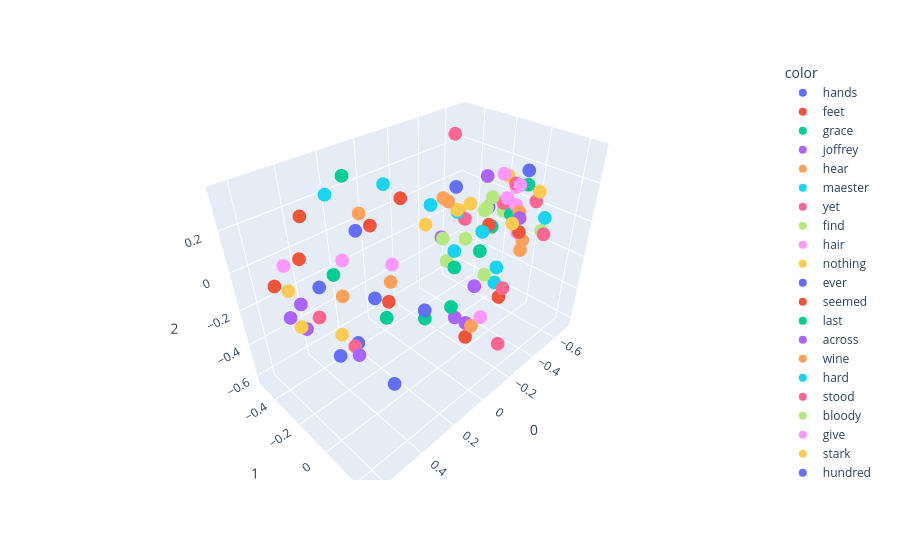

Notebook cell for this chart:
### Code cell
import plotly.express as px
fig = px.scatter_3d(X[200:300],x=0,y=1,z=2, color=y[200:300])
fig.show()

### Figure 1 — Plotly figure (JSON) as saved in the notebook; plotly's stock layout.template omitted (floating-point values rounded to 4 significant figures)
{"data": [{"hovertemplate": "color=hands<br>0=%{x}<br>1=%{y}<br>2=%{z}<extra></extra>", "legendgroup": "hands", "marker": {"color": "#636efa", "symbol": "circle"}, "mode": "markers", "name": "hands", "scene": "scene", "showlegend": true, "type": "scatter3d", "x": [0.5418], "y": [-0.09556], "z": [0.09155]}, {"hovertemplate": "color=feet<br>0=%{x}<br>1=%{y}<br>2=%{z}<extra></extra>", "legendgroup": "feet", "marker": {"color": "#EF553B", "symbol": "circle"}, "mode": "markers", "name": "feet", "scene": "scene", "showlegend": true, "type": "scatter3d", "x": [0.63], "y": [-0.268], "z": [0.05089]}, {"hovertemplate": "color=grace<br>0=%{x}<br>1=%{y}<br>2=%{z}<extra></extra>", "legendgroup": "grace", "marker": {"color": "#00cc96", "symbol": "circle"}, "mode": "markers", "name": "grace", "scene": "scene", "showlegend": true, "type": "scatter3d", "x": [-0.5792], "y": [0.01609], "z": [0.1569]}, {"hovertemplate": "color=joffrey<br>0=%{x}<br>1=%{y}<br>2=%{z}<extra></extra>", "legendgroup": "joffrey", "marker": {"color": "#ab63fa", "symbol": "circle"}, "mode": "markers", "name": "joffrey", "scene": "scene", "showlegend": true, "type": "scatter3d", "x": [-0.4012], "y": [0.1058], "z": [0.08426]}, {"hovertemplate": "color=hear<br>0=%{x}<br>1=%{y}<br>2=%{z}<extra></extra>", "legendgroup": "hear", "marker": {"color": "#FFA15A", "symbol": "circle"}, "mode": "markers", "name": "hear", "scene": "scene", "showlegend": true, "type": "scatter3d", "x": [-0.4014], "y": [-0.362], "z": [0.01429]}, {"hovertemplate": "color=maester<br>0=%{x}<br>1=%{y}<br>2=%{z}<extra></extra>", "legendgroup": "maester", "marker": {"color": "#19d3f3", "symbol": "circle"}, "mode": "markers", "name": "maester", "scene": "scene", "showlegend": true, "type": "scatter3d", "x": [-0.0988], "y": [0.1351], "z": [0.1528]}, {"hovertemplate": "color=yet<br>0=%{x}<br>1=%{y}<br>2=%{z}<extra></extra>", "legendgroup": "yet", "marker": {"color": "#FF6692", "symbol": "circle"}, "mode": "markers", "name": "yet", "scene": "scene", "showlegend": true, "type": "scatter3d", "x": [-0.4318], "y": [-0.2371], "z": [-0.06935]}, {"hovertemplate": "color=find<br>0=%{x}<br>1=%{y}<br>2=%{z}<extra></extra>", "legendgroup": "find", "marker": {"color": "#B6E880", "symbol": "circle"}, "mode": "markers", "name": "find", "scene": "scene", "showlegend": true, "type": "scatter3d", "x": [-0.6145], "y": [-0.2572], "z": [-0.09706]}, {"hovertemplate": "color=hair<br>0=%{x}<br>1=%{y}<br>2=%{z}<extra></extra>", "legendgroup": "hair", "marker": {"color": "#FF97FF", "symbol": "circle"}, "mode": "markers", "name": "hair", "scene": "scene", "showlegend": true, "type": "scatter3d", "x": [0.6016], "y": [-0.22], "z": [0.1551]}, {"hovertemplate": "color=nothing<br>0=%{x}<br>1=%{y}<br>2=%{z}<extra></extra>", "legendgroup": "nothing", "marker": {"color": "#FECB52", "symbol": "circle"}, "mode": "markers", "name": "nothing", "scene": "scene", "showlegend": true, "type": "scatter3d", "x": [-0.5481], "y": [-0.3737], "z": [-0.1189]}, {"hovertemplate": "color=ever<br>0=%{x}<br>1=%{y}<br>2=%{z}<extra></extra>", "legendgroup": "ever", "marker": {"color": "#636efa", "symbol": "circle"}, "mode": "markers", "name": "ever", "scene": "scene", "showlegend": true, "type": "scatter3d", "x": [-0.6895], "y": [-0.2887], "z": [-0.119]}, {"hovertemplate": "color=seemed<br>0=%{x}<br>1=%{y}<br>2=%{z}<extra></extra>", "legendgroup": "seemed", "marker": {"color": "#EF553B", "symbol": "circle"}, "mode": "markers", "name": "seemed", "scene": "scene", "showlegend": true, "type": "scatter3d", "x": [-0.144], "y": [-0.404], "z": [0.09125]}, {"hovertemplate": "color=last<br>0=%{x}<br>1=%{y}<br>2=%{z}<extra></extra>", "legendgroup": "last", "marker": {"color": "#00cc96", "symbol": "circle"}, "mode": "markers", "name": "last", "scene": "scene", "showlegend": true, "type": "scatter3d", "x": [-0.1701], "y": [-0.06861], "z": [-0.1583]}, {"hovertemplate": "color=across<br>0=%{x}<br>1=%{y}<br>2=%{z}<extra></extra>", "legendgroup": "across", "marker": {"color": "#ab63fa", "symbol": "circle"}, "mode": "markers", "name": "across", "scene": "scene", "showlegend": true, "type": "scatter3d", "x": [0.6406], "y": [-0.1649], "z": [-0.03601]}, {"hovertemplate": "color=wine<br>0=%{x}<br>1=%{y}<br>2=%{z}<extra></extra>", "legendgroup": "wine", "marker": {"color": "#FFA15A", "symbol": "circle"}, "mode": "markers", "name": "wine", "scene": "scene", "showlegend": true, "type": "scatter3d", "x": [0.3066], "y": [0.02814], "z": [0.05831]}, {"hovertemplate": "color=hard<br>0=%{x}<br>1=%{y}<br>2=%{z}<extra></extra>", "legendgroup": "hard", "marker": {"color": "#19d3f3", "symbol": "circle"}, "mode": "markers", "name": "hard", "scene": "scene", "showlegend": true, "type": "scatter3d", "x": [0.2131], "y": [-0.4969], "z": [0.2045]}, {"hovertemplate": "color=stood<br>0=%{x}<br>1=%{y}<br>2=%{z}<extra></extra>", "legendgroup": "stood", "marker": {"color": "#FF6692", "symbol": "circle"}, "mode": "markers", "name": "stood", "scene": "scene", "showlegend": true, "type": "scatter3d", "x": [0.5584], "y": [-0.09779], "z": [-0.04256]}, {"hovertemplate": "color=bloody<br>0=%{x}<br>1=%{y}<br>2=%{z}<extra></extra>", "legendgroup": "bloody", "marker": {"color": "#B6E880", "symbol": "circle"}, "mode": "markers", "name": "bloody", "scene": "scene", "showlegend": true, "type": "scatter3d", "x": [-0.4222], "y": [-0.096], "z": [0.05108]}, {"hovertemplate": "color=give<br>0=%{x}<br>1=%{y}<br>2=%{z}<extra></extra>", "legendgroup": "give", "marker": {"color": "#FF97FF", "symbol": "circle"}, "mode": "markers", "name": "give", "scene": "scene", "showlegend": true, "type": "scatter3d", "x": [-0.6586], "y": [-0.1826], "z": [0.1226]}, {"hovertemplate": "color=stark<br>0=%{x}<br>1=%{y}<br>2=%{z}<extra></extra>", "legendgroup": "stark", "marker": {"color": "#FECB52", "symbol": "circle"}, "mode": "markers", "name": "stark", "scene": "scene", "showlegend": true, "type": "scatter3d", "x": [-0.5711], "y": [0.0871], "z": [0.1487]}, {"hovertemplate": "color=hundred<br>0=%{x}<br>1=%{y}<br>2=%{z}<extra></extra>", "legendgroup": "hundred", "marker": {"color": "#636efa", "symbol": "circle"}, "mode": "markers", "name": "hundred", "scene": "scene", "showlegend": true, "type": "scatter3d", "x": [0.2407], "y": [-0.05662], "z": [-0.6232]}, {"hovertemplate": "color=those<br>0=%{x}<br>1=%{y}<br>2=%{z}<extra></extra>", "legendgroup": "those", "marker": {"color": "#EF553B", "symbol": "circle"}, "mode": "markers", "name": "those", "scene": "scene", "showlegend": true, "type": "scatter3d", "x": [-0.1389], "y": [0.04758], "z": [-0.5024]}, {"hovertemplate": "color=while<br>0=%{x}<br>1=%{y}<br>2=%{z}<extra></extra>", "legendgroup": "while", "marker": {"color": "#00cc96", "symbol": "circle"}, "mode": "markers", "name": "while", "scene": "scene", "showlegend": true, "type": "scatter3d", "x": [0.3616], "y": [0.05996], "z": [-0.06784]}, {"hovertemplate": "color=same<br>0=%{x}<br>1=%{y}<br>2=%{z}<extra></extra>", "legendgroup": "same", "marker": {"color": "#ab63fa", "symbol": "circle"}, "mode": "markers", "name": "same", "scene": "scene", "showlegend": true, "type": "scatter3d", "x": [-0.2811], "y": [-0.2583], "z": [-0.1228]}, {"hovertemplate": "color=brothers<br>0=%{x}<br>1=%{y}<br>2=%{z}<extra></extra>", "legendgroup": "brothers", "marker": {"color": "#FFA15A", "symbol": "circle"}, "mode": "markers", "name": "brothers", "scene": "scene", "showlegend": true, "type": "scatter3d", "x": [-0.09019], "y": [0.1169], "z": [-0.3565]}, {"hovertemplate": "color=put<br>0=%{x}<br>1=%{y}<br>2=%{z}<extra></extra>", "legendgroup": "put", "marker": {"color": "#19d3f3", "symbol": "circle"}, "mode": "markers", "name": "put", "scene": "scene", "showlegend": true, "type": "scatter3d", "x": [0.1702], "y": [-0.1501], "z": [0.3575]}, {"hovertemplate": "color=wanted<br>0=%{x}<br>1=%{y}<br>2=%{z}<extra></extra>", "legendgroup": "wanted", "marker": {"color": "#FF6692", "symbol": "circle"}, "mode": "markers", "name": "wanted", "scene": "scene", "showlegend": true, "type": "scatter3d", "x": [-0.6482], "y": [-0.5154], "z": [0.2473]}, {"hovertemplate": "color=better<br>0=%{x}<br>1=%{y}<br>2=%{z}<extra></extra>", "legendgroup": "better", "marker": {"color": "#B6E880", "symbol": "circle"}, "mode": "markers", "name": "better", "scene": "scene", "showlegend": true, "type": "scatter3d", "x": [-0.6266], "y": [-0.2743], "z": [-0.2407]}, {"hovertemplate": "color=cersei<br>0=%{x}<br>1=%{y}<br>2=%{z}<extra></extra>", "legendgroup": "cersei", "marker": {"color": "#FF97FF", "symbol": "circle"}, "mode": "markers", "name": "cersei", "scene": "scene", "showlegend": true, "type": "scatter3d", "x": [-0.4917], "y": [0.02972], "z": [0.1905]}, {"hovertemplate": "color=cloak<br>0=%{x}<br>1=%{y}<br>2=%{z}<extra></extra>", "legendgroup": "cloak", "marker": {"color": "#FECB52", "symbol": "circle"}, "mode": "markers", "name": "cloak", "scene": "scene", "showlegend": true, "type": "scatter3d", "x": [0.6344], "y": [-0.1542], "z": [0.09332]}, {"hovertemplate": "color=stone<br>0=%{x}<br>1=%{y}<br>2=%{z}<extra></extra>", "legendgroup": "stone", "marker": {"color": "#636efa", "symbol": "circle"}, "mode": "markers", "name": "stone", "scene": "scene", "showlegend": true, "type": "scatter3d", "x": [0.5028], "y": [-0.07546], "z": [-0.2677]}, {"hovertemplate": "color=mouth<br>0=%{x}<br>1=%{y}<br>2=%{z}<extra></extra>", "legendgroup": "mouth", "marker": {"color": "#EF553B", "symbol": "circle"}, "mode": "markers", "name": "mouth", "scene": "scene", "showlegend": true, "type": "scatter3d", "x": [0.5013], "y": [-0.2271], "z": [0.3177]}, {"hovertemplate": "color=cold<br>0=%{x}<br>1=%{y}<br>2=%{z}<extra></extra>", "legendgroup": "cold", "marker": {"color": "#00cc96", "symbol": "circle"}, "mode": "markers", "name": "cold", "scene": "scene", "showlegend": true, "type": "scatter3d", "x": [0.361], "y": [-0.2746], "z": [-0.03581]}, {"hovertemplate": "color=water<br>0=%{x}<br>1=%{y}<br>2=%{z}<extra></extra>", "legendgroup": "water", "marker": {"color": "#ab63fa", "symbol": "circle"}, "mode": "markers", "name": "water", "scene": "scene", "showlegend": true, "type": "scatter3d", "x": [0.5715], "y": [-0.1985], "z": [-0.0298]}, {"hovertemplate": "color=gods<br>0=%{x}<br>1=%{y}<br>2=%{z}<extra></extra>", "legendgroup": "gods", "marker": {"color": "#FFA15A", "symbol": "circle"}, "mode": "markers", "name": "gods", "scene": "scene", "showlegend": true, "type": "scatter3d", "x": [-0.6886], "y": [-0.047], "z": [-0.2264]}, {"hovertemplate": "color=prince<br>0=%{x}<br>1=%{y}<br>2=%{z}<extra></extra>", "legendgroup": "prince", "marker": {"color": "#19d3f3", "symbol": "circle"}, "mode": "markers", "name": "prince", "scene": "scene", "showlegend": true, "type": "scatter3d", "x": [-0.08675], "y": [0.228], "z": [0.02974]}, {"hovertemplate": "color=yes<br>0=%{x}<br>1=%{y}<br>2=%{z}<extra></extra>", "legendgroup": "yes", "marker": {"color": "#FF6692", "symbol": "circle"}, "mode": "markers", "name": "yes", "scene": "scene", "showlegend": true, "type": "scatter3d", "x": [-0.6366], "y": [0.03602], "z": [0.05503]}, {"hovertemplate": "color=bear<br>0=%{x}<br>1=%{y}<br>2=%{z}<extra></extra>", "legendgroup": "bear", "marker": {"color": "#B6E880", "symbol": "circle"}, "mode": "markers", "name": "bear", "scene": "scene", "showlegend": true, "type": "scatter3d", "x": [-0.1571], "y": [-0.1068], "z": [-0.1333]}, {"hovertemplate": "color=gone<br>0=%{x}<br>1=%{y}<br>2=%{z}<extra></extra>", "legendgroup": "gone", "marker": {"color": "#FF97FF", "symbol": "circle"}, "mode": "markers", "name": "gone", "scene": "scene", "showlegend": true, "type": "scatter3d", "x": [0.03323], "y": [-0.2784], "z": [-0.1445]}, {"hovertemplate": "color=between<br>0=%{x}<br>1=%{y}<br>2=%{z}<extra></extra>", "legendgroup": "between", "marker": {"color": "#FECB52", "symbol": "circle"}, "mode": "markers", "name": "between", "scene": "scene", "showlegend": true, "type": "scatter3d", "x": [0.5181], "y": [-0.02101], "z": [-0.1067]}, {"hovertemplate": "color=big<br>0=%{x}<br>1=%{y}<br>2=%{z}<extra></extra>", "legendgroup": "big", "marker": {"color": "#636efa", "symbol": "circle"}, "mode": "markers", "name": "big", "scene": "scene", "showlegend": true, "type": "scatter3d", "x": [0.3125], "y": [-0.06759], "z": [-0.07201]}, {"hovertemplate": "color=right<br>0=%{x}<br>1=%{y}<br>2=%{z}<extra></extra>", "legendgroup": "right", "marker": {"color": "#EF553B", "symbol": "circle"}, "mode": "markers", "name": "right", "scene": "scene", "showlegend": true, "type": "scatter3d", "x": [0.2492], "y": [-0.1482], "z": [0.2086]}, {"hovertemplate": "color=stannis<br>0=%{x}<br>1=%{y}<br>2=%{z}<extra></extra>", "legendgroup": "stannis", "marker": {"color": "#00cc96", "symbol": "circle"}, "mode": "markers", "name": "stannis", "scene": "scene", "showlegend": true, "type": "scatter3d", "x": [-0.05592], "y": [0.162], "z": [0.09257]}, {"hovertemplate": "color=watch<br>0=%{x}<br>1=%{y}<br>2=%{z}<extra></extra>", "legendgroup": "watch", "marker": {"color": "#ab63fa", "symbol": "circle"}, "mode": "markers", "name": "watch", "scene": "scene", "showlegend": true, "type": "scatter3d", "x": [-0.1509], "y": [0.03395], "z": [-0.4276]}, {"hovertemplate": "color=almost<br>0=%{x}<br>1=%{y}<br>2=%{z}<extra></extra>", "legendgroup": "almost", "marker": {"color": "#FFA15A", "symbol": "circle"}, "mode": "markers", "name": "almost", "scene": "scene", "showlegend": true, "type": "scatter3d", "x": [0.1444], "y": [-0.355], "z": [0.1405]}, {"hovertemplate": "color=seen<br>0=%{x}<br>1=%{y}<br>2=%{z}<extra></extra>", "legendgroup": "seen", "marker": {"color": "#19d3f3", "symbol": "circle"}, "mode": "markers", "name": "seen", "scene": "scene", "showlegend": true, "type": "scatter3d", "x": [-0.3721], "y": [-0.4247], "z": [-0.03779]}, {"hovertemplate": "color=name<br>0=%{x}<br>1=%{y}<br>2=%{z}<extra></extra>", "legendgroup": "name", "marker": {"color": "#FF6692", "symbol": "circle"}, "mode": "markers", "name": "name", "scene": "scene", "showlegend": true, "type": "scatter3d", "x": [-0.6195], "y": [-0.08084], "z": [0.1166]}, {"hovertemplate": "color=place<br>0=%{x}<br>1=%{y}<br>2=%{z}<extra></extra>", "legendgroup": "place", "marker": {"color": "#B6E880", "symbol": "circle"}, "mode": "markers", "name": "place", "scene": "scene", "showlegend": true, "type": "scatter3d", "x": [-0.2835], "y": [0.02321], "z": [-0.2108]}, {"hovertemplate": "color=such<br>0=%{x}<br>1=%{y}<br>2=%{z}<extra></extra>", "legendgroup": "such", "marker": {"color": "#FF97FF", "symbol": "circle"}, "mode": "markers", "name": "such", "scene": "scene", "showlegend": true, "type": "scatter3d", "x": [-0.5839], "y": [-0.01621], "z": [-0.1219]}, {"hovertemplate": "color=grey<br>0=%{x}<br>1=%{y}<br>2=%{z}<extra></extra>", "legendgroup": "grey", "marker": {"color": "#FECB52", "symbol": "circle"}, "mode": "markers", "name": "grey", "scene": "scene", "showlegend": true, "type": "scatter3d", "x": [0.6065], "y": [-0.1585], "z": [-0.09858]}, {"hovertemplate": "color=sister<br>0=%{x}<br>1=%{y}<br>2=%{z}<extra></extra>", "legendgroup": "sister", "marker": {"color": "#636efa", "symbol": "circle"}, "mode": "markers", "name": "sister", "scene": "scene", "showlegend": true, "type": "scatter3d", "x": [-0.5006], "y": [0.06102], "z": [0.2684]}, {"hovertemplate": "color=small<br>0=%{x}<br>1=%{y}<br>2=%{z}<extra></extra>", "legendgroup": "small", "marker": {"color": "#EF553B", "symbol": "circle"}, "mode": "markers", "name": "small", "scene": "scene", "showlegend": true, "type": "scatter3d", "x": [0.2942], "y": [-0.003303], "z": [-0.06339]}, {"hovertemplate": "color=always<br>0=%{x}<br>1=%{y}<br>2=%{z}<extra></extra>", "legendgroup": "always", "marker": {"color": "#00cc96", "symbol": "circle"}, "mode": "markers", "name": "always", "scene": "scene", "showlegend": true, "type": "scatter3d", "x": [-0.4689], "y": [-0.09373], "z": [-0.06911]}, {"hovertemplate": "color=dark<br>0=%{x}<br>1=%{y}<br>2=%{z}<extra></extra>", "legendgroup": "dark", "marker": {"color": "#ab63fa", "symbol": "circle"}, "mode": "markers", "name": "dark", "scene": "scene", "showlegend": true, "type": "scatter3d", "x": [0.5691], "y": [-0.1896], "z": [-0.1522]}, {"hovertemplate": "color=very<br>0=%{x}<br>1=%{y}<br>2=%{z}<extra></extra>", "legendgroup": "very", "marker": {"color": "#FFA15A", "symbol": "circle"}, "mode": "markers", "name": "very", "scene": "scene", "showlegend": true, "type": "scatter3d", "x": [-0.4951], "y": [-0.1143], "z": [-0.09319]}, {"hovertemplate": "color=lost<br>0=%{x}<br>1=%{y}<br>2=%{z}<extra></extra>", "legendgroup": "lost", "marker": {"color": "#19d3f3", "symbol": "circle"}, "mode": "markers", "name": "lost", "scene": "scene", "showlegend": true, "type": "scatter3d", "x": [-0.148], "y": [-0.05373], "z": [-0.04945]}, {"hovertemplate": "color=lannister<br>0=%{x}<br>1=%{y}<br>2=%{z}<extra></extra>", "legendgroup": "lannister", "marker": {"color": "#FF6692", "symbol": "circle"}, "mode": "markers", "name": "lannister", "scene": "scene", "showlegend": true, "type": "scatter3d", "x": [-0.3559], "y": [0.2635], "z": [0.08613]}, {"hovertemplate": "color=killed<br>0=%{x}<br>1=%{y}<br>2=%{z}<extra></extra>", "legendgroup": "killed", "marker": {"color": "#B6E880", "symbol": "circle"}, "mode": "markers", "name": "killed", "scene": "scene", "showlegend": true, "type": "scatter3d", "x": [-0.4756], "y": [-0.107], "z": [0.08484]}, {"hovertemplate": "color=won<br>0=%{x}<br>1=%{y}<br>2=%{z}<extra></extra>", "legendgroup": "won", "marker": {"color": "#FF97FF", "symbol": "circle"}, "mode": "markers", "name": "won", "scene": "scene", "showlegend": true, "type": "scatter3d", "x": [-0.6743], "y": [-0.1014], "z": [-0.03101]}, {"hovertemplate": "color=tywin<br>0=%{x}<br>1=%{y}<br>2=%{z}<extra></extra>", "legendgroup": "tywin", "marker": {"color": "#FECB52", "symbol": "circle"}, "mode": "markers", "name": "tywin", "scene": "scene", "showlegend": true, "type": "scatter3d", "x": [-0.244], "y": [0.1748], "z": [0.1486]}, {"hovertemplate": "color=until<br>0=%{x}<br>1=%{y}<br>2=%{z}<extra></extra>", "legendgroup": "until", "marker": {"color": "#636efa", "symbol": "circle"}, "mode": "markers", "name": "until", "scene": "scene", "showlegend": true, "type": "scatter3d", "x": [0.251], "y": [-0.2437], "z": [0.1454]}, {"hovertemplate": "color=winterfell<br>0=%{x}<br>1=%{y}<br>2=%{z}<extra></extra>", "legendgroup": "winterfell", "marker": {"color": "#EF553B", "symbol": "circle"}, "mode": "markers", "name": "winterfell", "scene": "scene", "showlegend": true, "type": "scatter3d", "x": [-0.4658], "y": [0.06977], "z": [-0.03132]}, {"hovertemplate": "color=perhaps<br>0=%{x}<br>1=%{y}<br>2=%{z}<extra></extra>", "legendgroup": "perhaps", "marker": {"color": "#00cc96", "symbol": "circle"}, "mode": "markers", "name": "perhaps", "scene": "scene", "showlegend": true, "type": "scatter3d", "x": [-0.6455], "y": [-0.1083], "z": [-0.07598]}, {"hovertemplate": "color=high<br>0=%{x}<br>1=%{y}<br>2=%{z}<extra></extra>", "legendgroup": "high", "marker": {"color": "#ab63fa", "symbol": "circle"}, "mode": "markers", "name": "high", "scene": "scene", "showlegend": true, "type": "scatter3d", "x": [0.4705], "y": [0.01046], "z": [-0.2253]}, {"hovertemplate": "color=shall<br>0=%{x}<br>1=%{y}<br>2=%{z}<extra></extra>", "legendgroup": "shall", "marker": {"color": "#FFA15A", "symbol": "circle"}, "mode": "markers", "name": "shall", "scene": "scene", "showlegend": true, "type": "scatter3d", "x": [-0.6432], "y": [-0.05701], "z": [-0.04231]}, {"hovertemplate": "color=most<br>0=%{x}<br>1=%{y}<br>2=%{z}<extra></extra>", "legendgroup": "most", "marker": {"color": "#19d3f3", "symbol": "circle"}, "mode": "markers", "name": "most", "scene": "scene", "showlegend": true, "type": "scatter3d", "x": [-0.3358], "y": [0.04937], "z": [-0.2715]}, {"hovertemplate": "color=battle<br>0=%{x}<br>1=%{y}<br>2=%{z}<extra></extra>", "legendgroup": "battle", "marker": {"color": "#FF6692", "symbol": "circle"}, "mode": "markers", "name": "battle", "scene": "scene", "showlegend": true, "type": "scatter3d", "x": [-0.2999], "y": [0.1246], "z": [-0.2464]}, {"hovertemplate": "color=robert<br>0=%{x}<br>1=%{y}<br>2=%{z}<extra></extra>", "legendgroup": "robert", "marker": {"color": "#B6E880", "symbol": "circle"}, "mode": "markers", "name": "robert", "scene": "scene", "showlegend": true, "type": "scatter3d", "x": [-0.4446], "y": [0.1986], "z": [0.03771]}, {"hovertemplate": "color=may<br>0=%{x}<br>1=%{y}<br>2=%{z}<extra></extra>", "legendgroup": "may", "marker": {"color": "#FF97FF", "symbol": "circle"}, "mode": "markers", "name": "may", "scene": "scene", "showlegend": true, "type": "scatter3d", "x": [-0.6549], "y": [-0.1459], "z": [0.0007146]}, {"hovertemplate": "color=voice<br>0=%{x}<br>1=%{y}<br>2=%{z}<extra></extra>", "legendgroup": "voice", "marker": {"color": "#FECB52", "symbol": "circle"}, "mode": "markers", "name": "voice", "scene": "scene", "showlegend": true, "type": "scatter3d", "x": [0.09987], "y": [0.009194], "z": [0.2162]}, {"hovertemplate": "color=something<br>0=%{x}<br>1=%{y}<br>2=%{z}<extra></extra>", "legendgroup": "something", "marker": {"color": "#636efa", "symbol": "circle"}, "mode": "markers", "name": "something", "scene": "scene", "showlegend": true, "type": "scatter3d", "x": [-0.4804], "y": [-0.3471], "z": [0.05447]}, {"hovertemplate": "color=these<br>0=%{x}<br>1=%{y}<br>2=%{z}<extra></extra>", "legendgroup": "these", "marker": {"color": "#EF553B", "symbol": "circle"}, "mode": "markers", "name": "these", "scene": "scene", "showlegend": true, "type": "scatter3d", "x": [-0.4335], "y": [0.01582], "z": [-0.4346]}, {"hovertemplate": "color=few<br>0=%{x}<br>1=%{y}<br>2=%{z}<extra></extra>", "legendgroup": "few", "marker": {"color": "#00cc96", "symbol": "circle"}, "mode": "markers", "name": "few", "scene": "scene", "showlegend": true, "type": "scatter3d", "x": [0.04168], "y": [-0.05214], "z": [-0.3344]}, {"hovertemplate": "color=kill<br>0=%{x}<br>1=%{y}<br>2=%{z}<extra></extra>", "legendgroup": "kill", "marker": {"color": "#ab63fa", "symbol": "circle"}, "mode": "markers", "name": "kill", "scene": "scene", "showlegend": true, "type": "scatter3d", "x": [-0.6899], "y": [-0.3112], "z": [0.05815]}, {"hovertemplate": "color=under<br>0=%{x}<br>1=%{y}<br>2=%{z}<extra></extra>", "legendgroup": "under", "marker": {"color": "#FFA15A", "symbol": "circle"}, "mode": "markers", "name": "under", "scene": "scene", "showlegend": true, "type": "scatter3d", "x": [0.4782], "y": [-0.04652], "z": [0.04261]}, {"hovertemplate": "color=wife<br>0=%{x}<br>1=%{y}<br>2=%{z}<extra></extra>", "legendgroup": "wife", "marker": {"color": "#19d3f3", "symbol": "circle"}, "mode": "markers", "name": "wife", "scene": "scene", "showlegend": true, "type": "scatter3d", "x": [-0.4449], "y": [0.2065], "z": [0.1077]}, {"hovertemplate": "color=true<br>0=%{x}<br>1=%{y}<br>2=%{z}<extra></extra>", "legendgroup": "true", "marker": {"color": "#FF6692", "symbol": "circle"}, "mode": "markers", "name": "true", "scene": "scene", "showlegend": true, "type": "scatter3d", "x": [-0.6458], "y": [-0.1622], "z": [-0.02984]}, {"hovertemplate": "color=ve<br>0=%{x}<br>1=%{y}<br>2=%{z}<extra></extra>", "legendgroup": "ve", "marker": {"color": "#B6E880", "symbol": "circle"}, "mode": "markers", "name": "ve", "scene": "scene", "showlegend": true, "type": "scatter3d", "x": [-0.6611], "y": [-0.167], "z": [-0.08465]}, {"hovertemplate": "color=north<br>0=%{x}<br>1=%{y}<br>2=%{z}<extra></extra>", "legendgroup": "north", "marker": {"color": "#FF97FF", "symbol": "circle"}, "mode": "markers", "name": "north", "scene": "scene", "showlegend": true, "type": "scatter3d", "x": [-0.1172], "y": [0.1463], "z": [-0.3022]}, {"hovertemplate": "color=going<br>0=%{x}<br>1=%{y}<br>2=%{z}<extra></extra>", "legendgroup": "going", "marker": {"color": "#FECB52", "symbol": "circle"}, "mode": "markers", "name": "going", "scene": "scene", "showlegend": true, "type": "scatter3d", "x": [-0.5269], "y": [-0.2848], "z": [-0.03548]}, {"hovertemplate": "color=end<br>0=%{x}<br>1=%{y}<br>2=%{z}<extra></extra>", "legendgroup": "end", "marker": {"color": "#636efa", "symbol": "circle"}, "mode": "markers", "name": "end", "scene": "scene", "showlegend": true, "type": "scatter3d", "x": [0.1107], "y": [0.01559], "z": [-0.2045]}, {"hovertemplate": "color=mance<br>0=%{x}<br>1=%{y}<br>2=%{z}<extra></extra>", "legendgroup": "mance", "marker": {"color": "#EF553B", "symbol": "circle"}, "mode": "markers", "name": "mance", "scene": "scene", "showlegend": true, "type": "scatter3d", "x": [-0.3469], "y": [-0.02075], "z": [0.02]}, {"hovertemplate": "color=others<br>0=%{x}<br>1=%{y}<br>2=%{z}<extra></extra>", "legendgroup": "others", "marker": {"color": "#00cc96", "symbol": "circle"}, "mode": "markers", "name": "others", "scene": "scene", "showlegend": true, "type": "scatter3d", "x": [-0.08798], "y": [-0.008124], "z": [-0.3149]}, {"hovertemplate": "color=died<br>0=%{x}<br>1=%{y}<br>2=%{z}<extra></extra>", "legendgroup": "died", "marker": {"color": "#ab63fa", "symbol": "circle"}, "mode": "markers", "name": "died", "scene": "scene", "showlegend": true, "type": "scatter3d", "x": [-0.1495], "y": [0.07318], "z": [-0.1819]}, {"hovertemplate": "color=brienne<br>0=%{x}<br>1=%{y}<br>2=%{z}<extra></extra>", "legendgroup": "brienne", "marker": {"color": "#FFA15A", "symbol": "circle"}, "mode": "markers", "name": "brienne", "scene": "scene", "showlegend": true, "type": "scatter3d", "x": [-0.06705], "y": [-0.02551], "z": [0.2418]}, {"hovertemplate": "color=soon<br>0=%{x}<br>1=%{y}<br>2=%{z}<extra></extra>", "legendgroup": "soon", "marker": {"color": "#19d3f3", "symbol": "circle"}, "mode": "markers", "name": "soon", "scene": "scene", "showlegend": true, "type": "scatter3d", "x": [-0.3508], "y": [-0.2194], "z": [0.009092]}, {"hovertemplate": "color=seven<br>0=%{x}<br>1=%{y}<br>2=%{z}<extra></extra>", "legendgroup": "seven", "marker": {"color": "#FF6692", "symbol": "circle"}, "mode": "markers", "name": "seven", "scene": "scene", "showlegend": true, "type": "scatter3d", "x": [-0.1868], "y": [0.2092], "z": [-0.472]}, {"hovertemplate": "color=sent<br>0=%{x}<br>1=%{y}<br>2=%{z}<extra></extra>", "legendgroup": "sent", "marker": {"color": "#B6E880", "symbol": "circle"}, "mode": "markers", "name": "sent", "scene": "scene", "showlegend": true, "type": "scatter3d", "x": [0.0738], "y": [0.0781], "z": [0.1714]}, {"hovertemplate": "color=leave<br>0=%{x}<br>1=%{y}<br>2=%{z}<extra></extra>", "legendgroup": "leave", "marker": {"color": "#FF97FF", "symbol": "circle"}, "mode": "markers", "name": "leave", "scene": "scene", "showlegend": true, "type": "scatter3d", "x": [-0.6215], "y": [-0.07771], "z": [0.09774]}, {"hovertemplate": "color=words<br>0=%{x}<br>1=%{y}<br>2=%{z}<extra></extra>", "legendgroup": "words", "marker": {"color": "#FECB52", "symbol": "circle"}, "mode": "markers", "name": "words", "scene": "scene", "showlegend": true, "type": "scatter3d", "x": [-0.2786], "y": [-0.1596], "z": [0.07109]}, {"hovertemplate": "color=river<br>0=%{x}<br>1=%{y}<br>2=%{z}<extra></extra>", "legendgroup": "river", "marker": {"color": "#636efa", "symbol": "circle"}, "mode": "markers", "name": "river", "scene": "scene", "showlegend": true, "type": "scatter3d", "x": [0.3807], "y": [-0.1173], "z": [-0.3055]}, {"hovertemplate": "color=fingers<br>0=%{x}<br>1=%{y}<br>2=%{z}<extra></extra>", "legendgroup": "fingers", "marker": {"color": "#EF553B", "symbol": "circle"}, "mode": "markers", "name": "fingers", "scene": "scene", "showlegend": true, "type": "scatter3d", "x": [0.5547], "y": [-0.1842], "z": [0.1793]}, {"hovertemplate": "color=felt<br>0=%{x}<br>1=%{y}<br>2=%{z}<extra></extra>", "legendgroup": "felt", "marker": {"color": "#00cc96", "symbol": "circle"}, "mode": "markers", "name": "felt", "scene": "scene", "showlegend": true, "type": "scatter3d", "x": [0.1491], "y": [-0.4472], "z": [0.2885]}, {"hovertemplate": "color=years<br>0=%{x}<br>1=%{y}<br>2=%{z}<extra></extra>", "legendgroup": "years", "marker": {"color": "#ab63fa", "symbol": "circle"}, "mode": "markers", "name": "years", "scene": "scene", "showlegend": true, "type": "scatter3d", "x": [-0.1307], "y": [-0.01871], "z": [-0.4119]}, {"hovertemplate": "color=young<br>0=%{x}<br>1=%{y}<br>2=%{z}<extra></extra>", "legendgroup": "young", "marker": {"color": "#FFA15A", "symbol": "circle"}, "mode": "markers", "name": "young", "scene": "scene", "showlegend": true, "type": "scatter3d", "x": [-0.3573], "y": [0.1573], "z": [-0.04298]}, {"hovertemplate": "color=die<br>0=%{x}<br>1=%{y}<br>2=%{z}<extra></extra>", "legendgroup": "die", "marker": {"color": "#19d3f3", "symbol": "circle"}, "mode": "markers", "name": "die", "scene": "scene", "showlegend": true, "type": "scatter3d", "x": [-0.6911], "y": [-0.1874], "z": [-0.101]}, {"hovertemplate": "color=along<br>0=%{x}<br>1=%{y}<br>2=%{z}<extra></extra>", "legendgroup": "along", "marker": {"color": "#FF6692", "symbol": "circle"}, "mode": "markers", "name": "along", "scene": "scene", "showlegend": true, "type": "scatter3d", "x": [0.4584], "y": [-0.02981], "z": [-0.2132]}, {"hovertemplate": "color=strong<br>0=%{x}<br>1=%{y}<br>2=%{z}<extra></extra>", "legendgroup": "strong", "marker": {"color": "#B6E880", "symbol": "circle"}, "mode": "markers", "name": "strong", "scene": "scene", "showlegend": true, "type": "scatter3d", "x": [-0.1984], "y": [-0.03366], "z": [0.002946]}, {"hovertemplate": "color=beside<br>0=%{x}<br>1=%{y}<br>2=%{z}<extra></extra>", "legendgroup": "beside", "marker": {"color": "#FF97FF", "symbol": "circle"}, "mode": "markers", "name": "beside", "scene": "scene", "showlegend": true, "type": "scatter3d", "x": [0.4479], "y": [-0.06918], "z": [0.1777]}, {"hovertemplate": "color=does<br>0=%{x}<br>1=%{y}<br>2=%{z}<extra></extra>", "legendgroup": "does", "marker": {"color": "#FECB52", "symbol": "circle"}, "mode": "markers", "name": "does", "scene": "scene", "showlegend": true, "type": "scatter3d", "x": [-0.7015], "y": [-0.1843], "z": [0.09797]}], "layout": {"legend": {"title": {"text": "color"}, "tracegroupgap": 0}, "margin": {"t": 60}, "scene": {"domain": {"x": [0, 1], "y": [0, 1]}, "xaxis": {"title": {"text": "0"}}, "yaxis": {"title": {"text": "1"}}, "zaxis": {"title": {"text": "2"}}}}}
